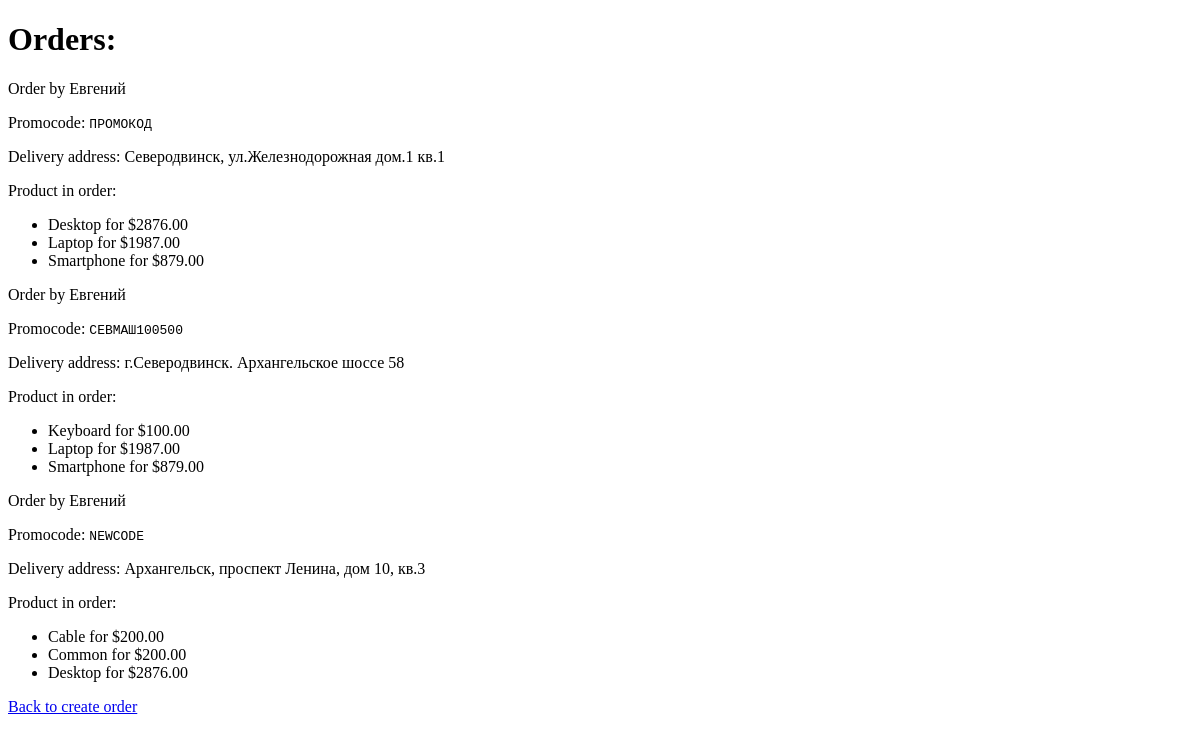
The app's page /shop/orders/, older data.
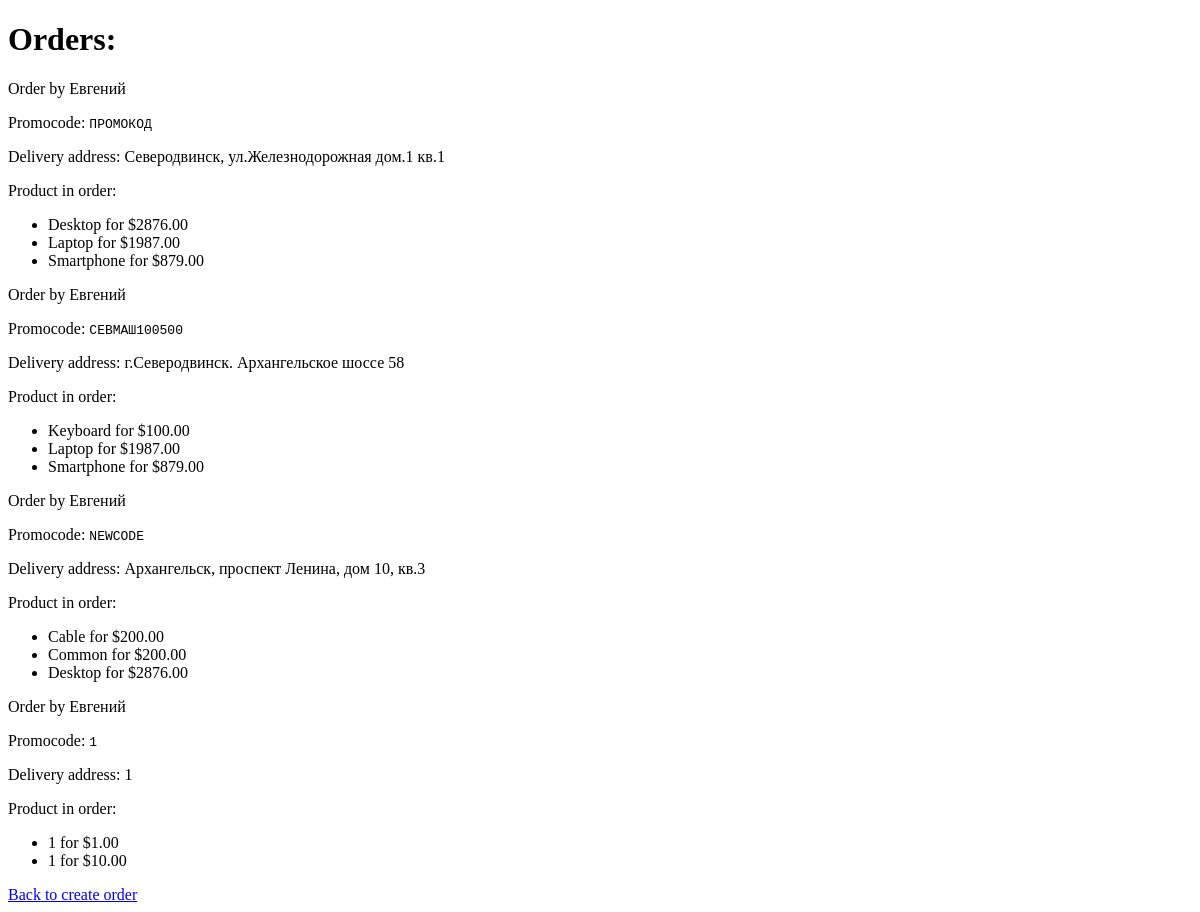
The same page, newer data.
### shopapp/models.py (models this page shows, shortened)
class Order(models.Model):
    delivery_address = models.TextField(null=True, blank=True)
    promocode = models.CharField(max_length=20, null=False, blank=True)
    created_at = models.DateTimeField(auto_now_add=True)
    user = models.ForeignKey(User, on_delete=models.PROTECT)
    products = models.ManyToManyField(Product, related_name="orders")

class Product(models.Model):
    class Meta:
        ordering = ["name", "price"]
    name = models.CharField(max_length=100)
    description = models.TextField(null=False, blank=True)
    price = models.DecimalField(default=0, max_digits=8, decimal_places=2)
    discount = models.SmallIntegerField(default=0)
    created_at = models.DateTimeField(auto_now_add=True)
    archived = models.BooleanField(default=False)

### shopapp/views.py (the view)
# urls.py: path("orders/", orders_list, name="orders_list"),
def orders_list(request: HttpRequest):
    context = {
        "orders": Order.objects.select_related("user").prefetch_related("products").all(),
    }
    return render(request, 'shopapp/orders-list.html', context=context)

### shopapp/templates/shopapp/orders-list.html (shortened to what this page needs)
{% extends 'shopapp/base.html' %}
{% block body %}
  <h1>Orders:</h1>
  {% if orders %}
    <div>
      {% for order in orders %}
        <div>
          <p>Order by {% firstof order.user.first_name order.user.username %}</p>
          <p>Promocode: <code>{{ order.promocode }}</code></p>
          <p>Delivery address: {{ order.delivery_address }}</p>
          <div>
            Product in order:
            <ul>
              {% for product in order.products.all %}
                <li>{{ product.name }} for ${{ product.price }}</li>
              {% endfor %}
            </ul>
          </div>
        </div>
      {% endfor %}
    </div>
  {% else %}
    <h3>No orders yet</h3>
  {% endif %}
<div>
  <a href="{% url 'shopapp:order_create' %}">
    Back to create order
  </a>
</div>
{% endblock %}

Row changes from the older to the newer data that the page shows:
added Order: user.first_name "Евгений", promocode "1", delivery_address "1"
added Product: name "1", price "1.00", shown under "Евгений"
added Product: name "1", price "10.00", shown under "Евгений"
